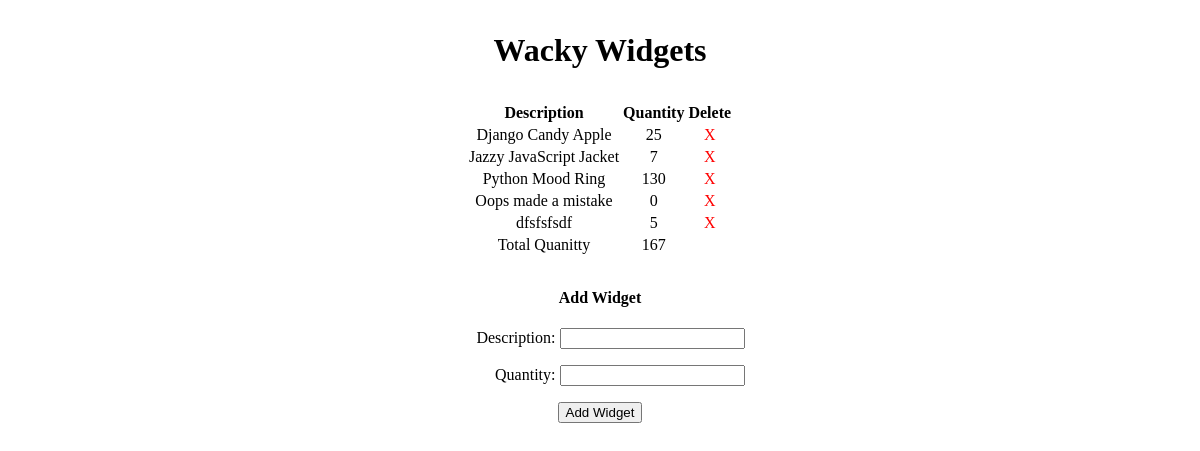
The app's page /, older data.
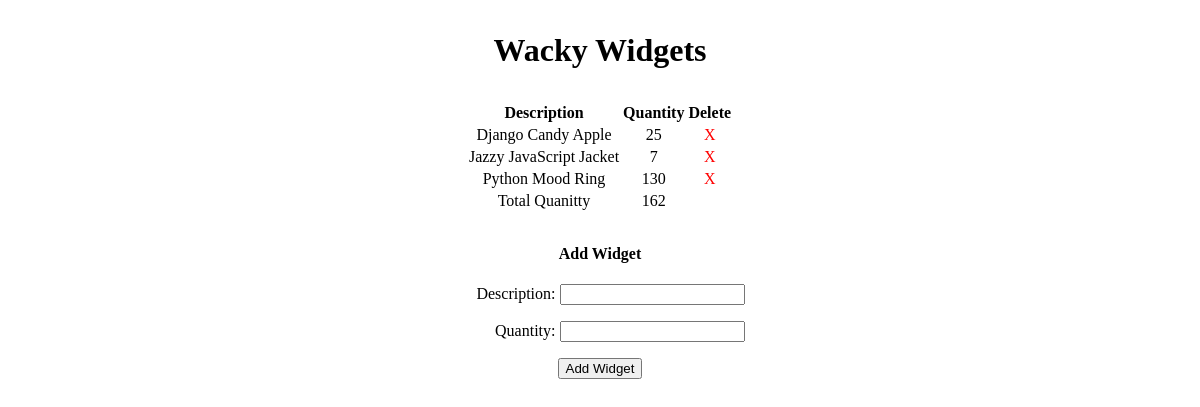
The same page, newer data.
### main_app/models.py (models this page shows, shortened)
class Widget(models.Model):
    description = models.CharField(max_length=100)
    quantity = models.IntegerField()

### main_app/views.py (the view)
# urls.py: path('', views.widget_index, name="index"),
def widget_index(request):
  widget_list = Widget.objects.all()
  widget_form = WidgetForm()
  total = Widget.objects.aggregate(Sum('quantity'))['quantity__sum']
  print(total)
  return render(request, 'index.html', { 'widget_list': widget_list, 'widget_form': widget_form, 'total': total})

### main_app/forms.py
class WidgetForm(ModelForm):
  class Meta:
    model = Widget
    fields = ['description', 'quantity']

### main_app/templates/index.html (shortened to what this page needs)
<!DOCTYPE html>
<html lang="en">
<head>
    <link rel="stylesheet" href="https://unpkg.com/purecss@1.0.0/build/pure-min.css">
    <link rel="stylesheet" href="/static/css/style.css">
</head>
<body>
    <h1>Wacky Widgets</h1>
    {% if widget_list|length == 0 %}
    <h3>No Widgets Exist</h3>
    <hr>
    {% else %}
    <table class="pure-table pure-table-striped">
      <thead>
        <tr>
            <th>Description</th>
            <th>Quantity</th>
            <th>Delete</th>
        </tr>
      </thead>
      <tbody>
        {% for widg in widget_list %}
          <tr>
            <td>{{widg.description}}</td>
            <td>{{widg.quantity}}</td>
            <td><a href="/{{ widg.id }}/delete/">X</a></td>
          </tr>
        {% endfor %}
            <td>Total Quanitty</td>
            <td>{{  total }}</td>
            <td></td>
      </tbody>
    </table>
    {% endif %}
    <h4>Add Widget</h4>
    <form action="/add/" method="post">
    {{ widget_form.as_p }}
    <input type="submit" class="btn" value="Add Widget">
  </form>
</body>
</html>

Row changes from the older to the newer data that the page shows:
removed Widget: description "Oops made a mistake", quantity "0"
removed Widget: description "dfsfsfsdf", quantity "5"
Text that changed along with them:
{{ total }}: "167" → "162"
